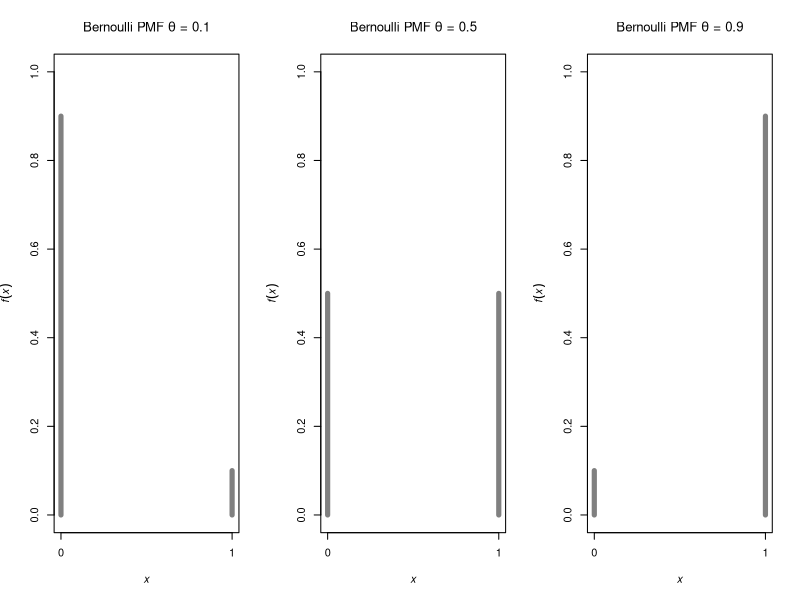
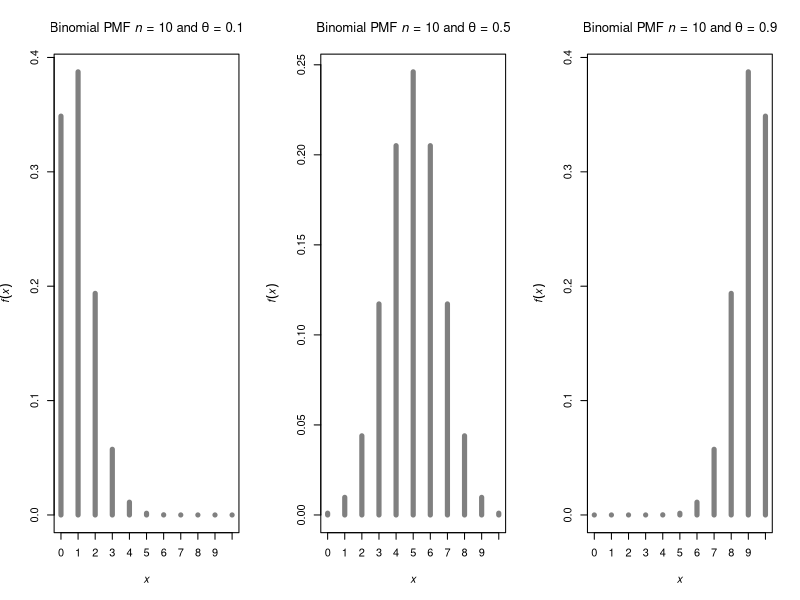
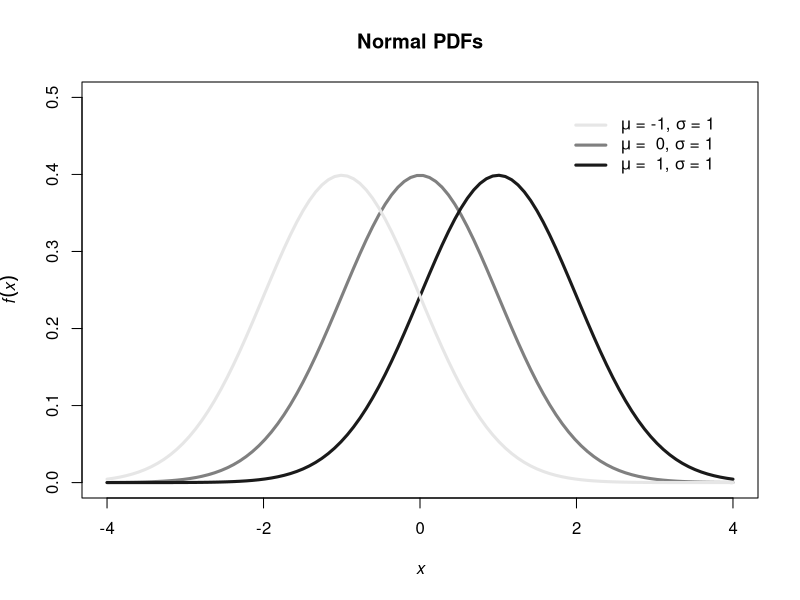
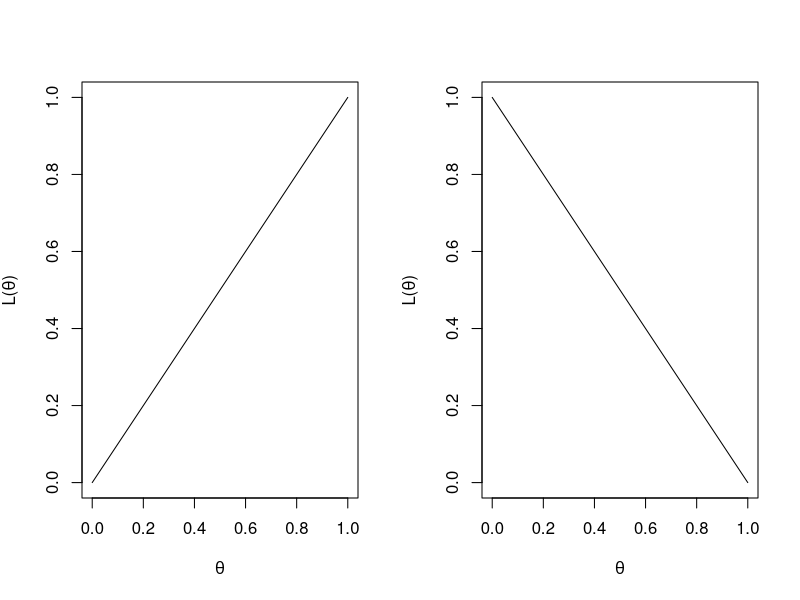
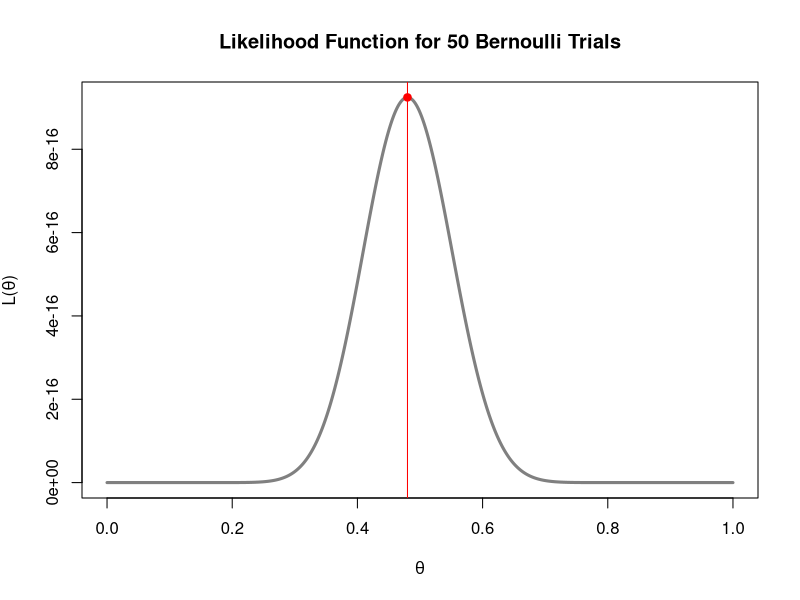
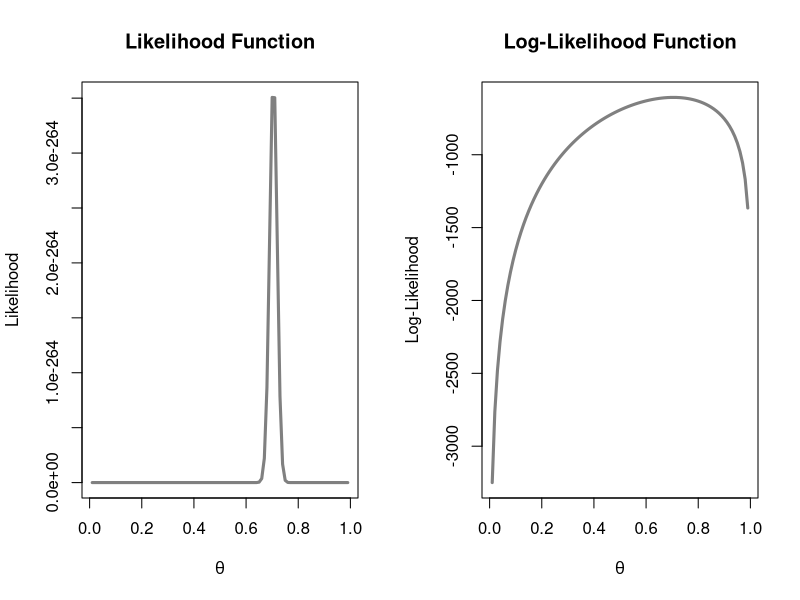
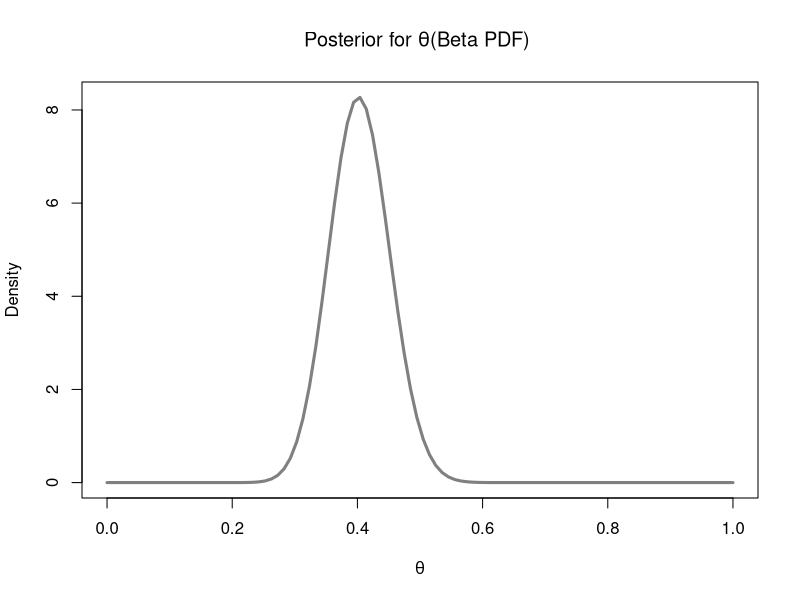
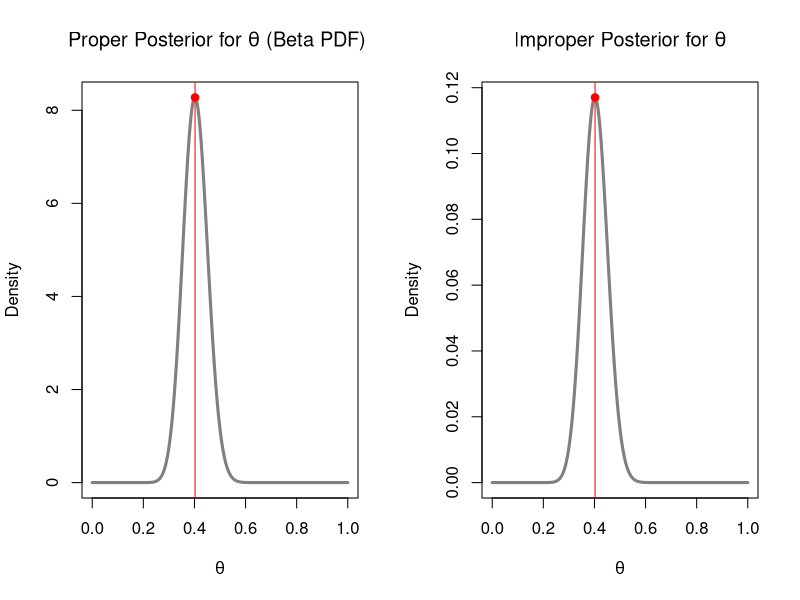

These charts were generated, in order, by the following R code:
## ---- chunk 1
knitr::opts_chunk$set(echo = TRUE)
## ---- chunk 2
par(mfrow = c(1,3))
theta <- 0.1
x <- c(0, 1)
probs <-  c(1 - theta, theta)
plot(x, probs,
     type="h",
     xlim = c(0,1),
     ylim = c(0,1),
     xlab=expression(italic(x)),
     ylab=expression(italic(f(x))),
     main = bquote(paste("Bernoulli PMF ", italic(theta), " = ", .(theta), sep = "")),
     col = gray(.5),
     lwd = 5,
     xaxt = "n")
axis(1, at = c(0, 1), labels = c(0, 1))
theta <- 0.5
x <- c(0, 1)
probs <-  c(1 - theta, theta)
plot(x, probs,
     type="h",
     xlim = c(0,1),
     ylim = c(0,1),
     xlab=expression(italic(x)),
     ylab=expression(italic(f(x))),
     main = bquote(paste("Bernoulli PMF ", italic(theta), " = ", .(theta), sep = "")),
     col = gray(.5),
     lwd = 5,
     xaxt = "n")
axis(1, at = c(0, 1), labels = c(0, 1))
theta <- 0.9
x <- c(0, 1)
probs <-  c(1 - theta, theta)
plot(x, probs,
     type="h",
     xlim = c(0,1),
     ylim = c(0,1),
     xlab=expression(italic(x)),
     ylab=expression(italic(f(x))),
     main = bquote(paste("Bernoulli PMF ", italic(theta), " = ", .(theta), sep = "")),
     col = gray(.5),
     lwd = 5,
     xaxt = "n")
axis(1, at = c(0, 1), labels = c(0, 1))
## ---- chunk 3
par(mfrow = c(1,3))
n <- 10
theta <- 0.1
x <- 0:n
probs <- dbinom(x, size = n, prob = theta)
plot(x, probs,
     type = "h",
     xlim = c(0, n),
     ylim = c(0, max(probs)),
     xlab = expression(italic(x)),
     ylab = expression(italic(f(x))),
     main = bquote(paste("Binomial PMF ", italic(n), " = ", .(n), " and ", italic(theta), " = ", .(theta))),
     col = gray(0.5),
     lwd = 5,
     xaxt = "n")
axis(1, at = 0:n, labels = 0:n)
theta <- 0.5
x <- 0:n
probs <- dbinom(x, size = n, prob = theta)
plot(x, probs,
     type = "h",
     xlim = c(0, n),
     ylim = c(0, max(probs)),
     xlab = expression(italic(x)),
     ylab = expression(italic(f(x))),
     main = bquote(paste("Binomial PMF ", italic(n), " = ", .(n), " and ", italic(theta), " = ", .(theta))),
     col = gray(0.5),
     lwd = 5,
     xaxt = "n")
axis(1, at = 0:n, labels = 0:n)
theta <- 0.9
x <- 0:n
probs <- dbinom(x, size = n, prob = theta)
plot(x, probs,
     type = "h",
     xlim = c(0, n),
     ylim = c(0, max(probs)),
     xlab = expression(italic(x)),
     ylab = expression(italic(f(x))),
     main = bquote(paste("Binomial PMF ", italic(n), " = ", .(n), " and ", italic(theta), " = ", .(theta))),
     col = gray(0.5),
     lwd = 5,
     xaxt = "n")
axis(1, at = 0:n, labels = 0:n)
## ---- chunk 4
par(mfrow =c(1,1))
mu <- 0
sigma <- 1
x <- seq(-4, 4, length = 100)
f_x <- dnorm(x, mean = mu, sd = sigma)
plot(x, f_x,
     type = "l",
     xlim = c(-4, 4),
     ylim = c(0, 0.5),
     xlab = expression(italic(x)),
     ylab = expression(italic(f(x))),
     main = "Normal PDFs",
     col = gray(.5),
     lwd = 3)
mu <- 1
sigma <- 1
x <- seq(-4, 4, length = 100)
f_x <- dnorm(x, mean = mu, sd = sigma)
lines(x, f_x,
      type = "l",
      col = gray(.1),
      lwd = 3)
mu <- -1
sigma <- 1
x <- seq(-4, 4, length = 100)
f_x <- dnorm(x, mean = mu, sd = sigma)
lines(x, f_x,
      type = "l",
      col = gray(.9),
      lwd = 3)
legend(1.8, 0.49,
       legend=c(bquote(paste( italic(mu)," = -1, ", italic(sigma), " = 1" )),
                bquote(paste( italic(mu)," =  0, ", italic(sigma), " = 1" )),
                bquote(paste( italic(mu)," =  1, ", italic(sigma), " = 1" ))
                ),

       col=c(gray(.9), gray(.5),gray(.1)),
       lty= rep(1,3),
       lwd = 3,
       cex = 1,
       box.lty=0)
## ---- chunk 5
x <- c(1,0,1,0,1,0,1,0,1,0)
## ---- chunk 6
par(mfrow = c(1,2))
theta <- seq(0, 1, 0.001)
L <- theta
plot(theta, L, type = "l", xlab=  bquote(paste(italic(theta))),
     ylab= bquote(paste("L(",italic(theta),")")))
theta <- seq(0, 1, 0.001)
L <- 1-theta
plot(theta, L, type = "l", xlab=  bquote(paste(italic(theta))),
     ylab= bquote(paste("L(",italic(theta),")")))
## ---- chunk 7

par(mfrow =c(1,1))

# parameter space
theta = seq(0, 1, 0.001)

# simulate data
set.seed(3479)
n <- 50
x <- sample(c(0,1), size  = n, replace = T)

# the likelihood function
L <- theta^(sum(x == 1)) * (1 - theta)^(n-sum(x == 1))


plot(theta,
     L,
     type = "l",
     xlab=  bquote(paste(italic(theta))),
     ylab= bquote(paste("L(",italic(theta),")")),
     col=c(gray(.5)),
     lwd = 3,
     main = paste0("Likelihood Function for ",n, " Bernoulli Trials")
     )

# the L  function maxima
max(L)

d <-  cbind(theta,L)

# ML is the mean
(MLE = d[which.max(d[,2]), 1])
mean(x)

points(MLE, max(L), pch = 19, col = "red")
abline(v = MLE, col = "red")

# As for the log-likelihood:

loglik <-  sum(x == 1) * log(theta) + (n - sum(x == 1)) * log(1 - theta)
d <- cbind(theta,loglik)
MLE <-  d[which.max(d[,2]), 1]
MLE
## ---- chunk 8
n <- 1000
true_p <- 0.7
set.seed(123)
data <- rbinom(n, size = 1, prob = true_p)
p_values <- seq(0.01, 0.99, by = 0.01)
likelihood <- sapply(p_values, function(p) {
  prod(p^data * (1 - p)^(1 - data))
})

log_likelihood <- sapply(p_values, function(p) {
  sum(data * log(p) + (1 - data) * log(1 - p))
})
par(mfrow = c(1, 2))

# Plot the likelihood function
plot(p_values, likelihood, type = "l",  col=c(gray(.5)),
     lwd = 3,
     xlab = expression(italic(theta)), ylab = "Likelihood",
     main = "Likelihood Function")

# Plot the log-likelihood function
plot(p_values, log_likelihood, type = "l",  col=c(gray(.5)),
     lwd = 3,
     xlab = expression(italic(theta)), ylab = "Log-Likelihood",
     main = "Log-Likelihood Function")
## ---- chunk 9

n <- 100      # Number of trials
k <- 40       # Number of successes
alpha <- 2    # Prior alpha parameter
beta <- 2     # Prior beta parameter


# Define the normalized posterior function (Beta distribution)
normalized_posterior <- function(theta, k, n, alpha, beta) {
  dbeta(theta, k + alpha, n - k + beta)
}

# Parameter space
theta_vals <- seq(0, 1, length.out = 100)

norm_post_vals <- normalized_posterior(theta_vals, k, n, alpha, beta)


par(mfrow = c(1, 1))
plot(theta_vals, norm_post_vals, type = "l", col=c(gray(.5)),
     lwd = 3,
     main = 
     bquote(paste("Posterior for ", italic(theta), "(Beta PDF) ",)),
     xlab = expression(theta), ylab = "Density")
## ---- chunk 10

n <- 100         # Number of trials
k <- 40          # Number of successes
alpha <- 2       # Alpha for the Beta prior
beta <- 2        # Beta for the Beta prior

# Define a grid of theta values (0 to 1)
theta_vals <- seq(0, 1, length.out = 1000)

# Define the normalized posterior function (Beta distribution)
normalized_posterior <- function(theta, k, n, alpha, beta) {
   dbeta(theta, k + alpha, n - k + beta)
}
norm_post_vals <- normalized_posterior(theta_vals, k, n, alpha, beta)

# Define the prior (Beta distribution)
prior <- function(theta, alpha, beta) {
   dbeta(theta, alpha, beta)
}

# Define the likelihood (Binomial distribution)
likelihood <- function(theta, k, n) {
   dbinom(k, size = n, prob = theta)
}

# Compute the prior and likelihood for each theta
prior_vals <- prior(theta_vals, alpha, beta)
likelihood_vals <- likelihood(theta_vals, k, n)

# Compute the unnormalized posterior (prior * likelihood)
unnormalized_posterior <- prior_vals * likelihood_vals

# Find MAP
maxpoint_normalized <- c(theta_vals[which.max(norm_post_vals)],
                         max(norm_post_vals)
)

maxpoint_unnormalized <- c(theta_vals[which.max(unnormalized_posterior)],
                           max(unnormalized_posterior)
)

# The estimations are identical 
maxpoint_normalized[1]
maxpoint_unnormalized[1]


par(mfrow = c(1, 2))
plot(theta_vals, 
     norm_post_vals, 
     type = "l", 
     col=c(gray(.5)),
     lwd = 3,
     main = 
        bquote(paste("Proper Posterior for ", italic(theta), " (Beta PDF) ",)),
     xlab = expression(theta), ylab = "Density")
points(maxpoint_normalized[1],
       maxpoint_normalized[2], pch = 19, col = "red")
abline(v = maxpoint_normalized[1], col = "red")

plot(theta_vals, 
     unnormalized_posterior, 
     type = "l", 
     col=c(gray(.5)),
     lwd = 3,
     main = 
        bquote(paste("Improper Posterior for ", italic(theta))),
     xlab = expression(theta), ylab = "Density")

points(maxpoint_unnormalized[1],
       maxpoint_unnormalized[2], pch = 19, col = "red")
abline(v = maxpoint_unnormalized[1], col = "red")
